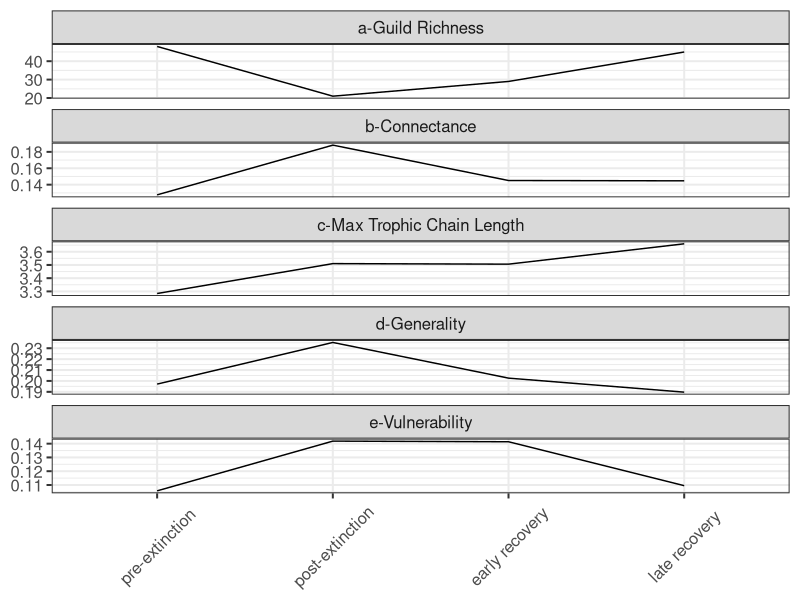
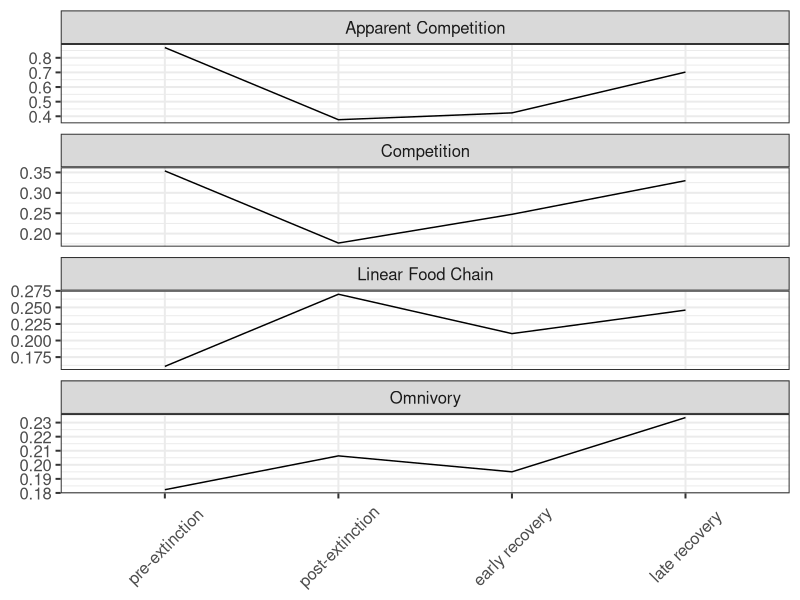
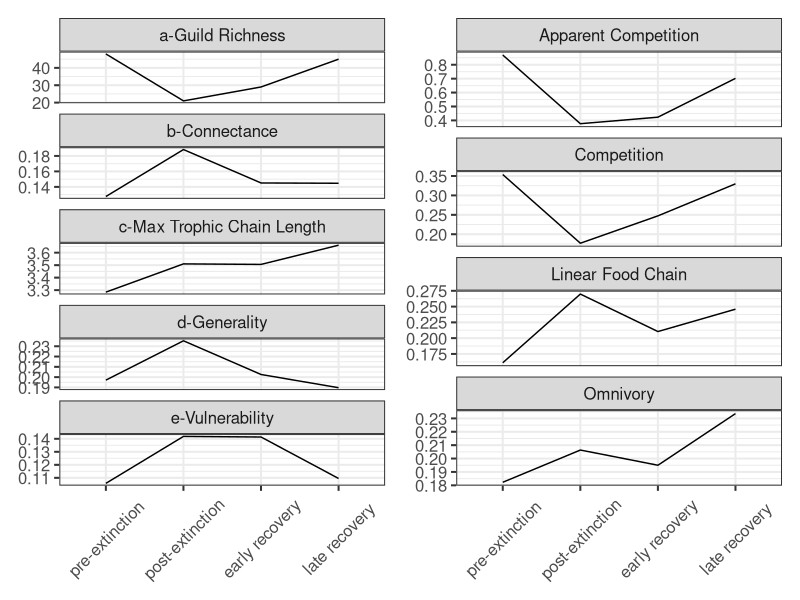

R code for these plots, in order:
# plotting network stats through time
# Toarcian
# Dunhill et al 2022

# libraries ----
library(tidyverse)
library(patchwork)

# data and data subset to guild level  ----
guilds <- read_csv("Data/metrics_time2.csv")
guilds2 <- read_csv("Data/metrics_time.csv") %>% filter(resolution == "guild") %>% 
  select(-resolution)

colnames(guilds)
colnames(guilds2)

guilds %>% select(sd_normalized_in_degree, sd_normalized_out_degree)
guilds2 %>% select(generality, vulnerability)


# data management to create axis labels ----
guilds <- guilds %>% 
  mutate(time2 = case_when(
    time == 1 ~ "pre-extinction",
    time == 2 ~ "post-extinction",
    time == 3 ~ "early recovery",
    time == 4 ~ "late recovery")) %>% 
  mutate(time2 = factor(time2, levels = c("pre-extinction",
                                          "post-extinction",
                                          "early recovery",
                                          "late recovery")))

# subsets of Structure metrics and Motif metrics ----
guildsStructureDat <- guilds %>% 
  select(time, time2, taxa, connectance, max_tl_std, sd_normalized_in_degree, sd_normalized_out_degree) %>% 
  pivot_longer(-c(time, time2), names_to = "Metric", values_to = "Value") %>% 
  mutate(Metric = case_when(
    Metric == "taxa" ~ "a-Guild Richness",
    Metric == "connectance" ~ "b-Connectance",
    Metric == "max_tl_std" ~ "c-Max Trophic Chain Length",
    Metric == "sd_normalized_in_degree" ~ "d-Generality",
    Metric == 'sd_normalized_out_degree' ~ "e-Vulnerability"
  ))

guildsMotifDat <- guilds %>% 
  select(time, time2, norm_mot_lin, norm_mot_omn, norm_mot_ap_comp, norm_mot_dir_comp) %>% 
  pivot_longer(-c(time, time2), names_to = "Metric", values_to = "Value") %>% 
  mutate(Metric = case_when(
    Metric == "norm_mot_lin" ~ "Linear Food Chain",
    Metric == "norm_mot_omn" ~ "Omnivory",
    Metric == "norm_mot_ap_comp" ~ "Apparent Competition",
    Metric == "norm_mot_dir_comp" ~ "Competition"
  ))

# plots ----
structPlot <- ggplot(guildsStructureDat, aes(x = time2, y =Value, group = Metric))+
  geom_line()+
  facet_wrap(~ Metric, scales = "free_y", ncol = 1)+
  labs(x = NULL, y = NULL)+
  theme_bw(base_size = 15)+
  theme(axis.text.x = element_text(angle = 45, vjust = 0.5))

structPlot

motifPlot <- ggplot(guildsMotifDat, aes(x = time2, y =Value, group = Metric))+
  geom_line()+
  facet_wrap(~ Metric, scales = "free_y", ncol = 1)+
  labs(x = NULL, y = NULL)+
  theme_bw(base_size = 15)+
  theme(axis.text.x = element_text(angle = 45, vjust = 0.5))

motifPlot


# patchwork layout ----
structPlot+motifPlot
